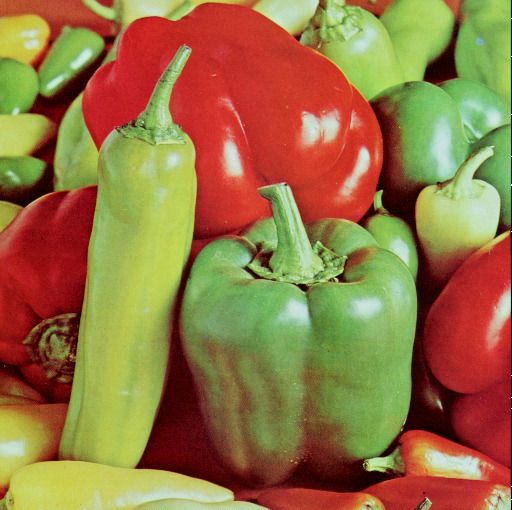
#> input picture assignment03/test.jpeg, 512 x 510 px
$ jupyter execute assignment_03_1.ipynb
#> lines starting #> are read from the running program, lines starting #| are printed output that depends on the picture
# Gradient of Image

## import library

[cell 1]
import numpy as np
import matplotlib.image as img
import matplotlib.pyplot as plt
from matplotlib import cm
import matplotlib.colors as colors

## load input image ('test.jpeg')

[cell 2]
I0 = img.imread('test.jpeg')
#> I0 is the input picture: shape (510, 512, 3); mean R, G, B 149.6, 115.9, 66.4

## check the size of the input image

[cell 3]
# ++++++++++++++++++++++++++++++++++++++++++++++++++
# complete the blanks
#

num_row     = I0.shape[0]
#> num_row = 510
num_column  = I0.shape[1]
#> num_column = 512
num_channel = I0.shape[2]
#> num_channel = 3
#
# ++++++++++++++++++++++++++++++++++++++++++++++++++

print('number of rows of I0 = ', num_row)
#| number of rows of I0 =  510
print('number of columns of I0 = ', num_column)
#| number of columns of I0 =  512
print('number of channels of I0 = ', num_channel)
#| number of channels of I0 =  3

## convert the color image into a grey image
- take the average of the input image with 3 channels with respect to the channels into an image with 1 channel

[cell 4]
def rgb_to_gray(img):
  grayImage = np.zeros([img.shape[0], img.shape[1]])

  Avg = img.mean(axis=-1,keepdims=1)
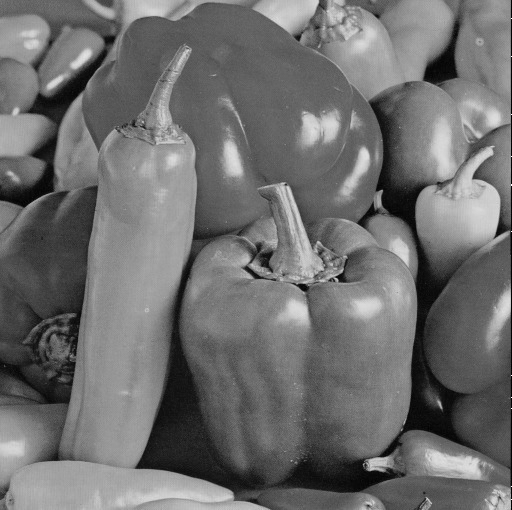
#> Avg: shape (510, 512, 1) float64; min 0, max 254.7, mean 110.6
  grayImage = Avg

  return grayImage

[cell 5]
# ++++++++++++++++++++++++++++++++++++++++++++++++++
# complete the blanks
#

I = rgb_to_gray(I0)


num_row     = I.shape[0]
num_column  = I.shape[1]
#
# ++++++++++++++++++++++++++++++++++++++++++++++++++

print('number of rows of I = ', num_row)
#| number of rows of I =  510
print('number of columns of I = ', num_column)
#| number of columns of I =  512

## normalize the converted image
- normalize the converted grey scale image so that its maximum value is 1 and its minimum value is 0

[cell 6]
def normalize(img):
  return (img - np.min(img)) / (np.max(img) - np.min(img))

[cell 7]
# ++++++++++++++++++++++++++++++++++++++++++++++++++
# complete the blanks
#

I = normalize(I)

#
# ++++++++++++++++++++++++++++++++++++++++++++++++++

print('maximum value of I = ', np.max(I))
#| maximum value of I =  1.0
print('minimum value of I = ', np.min(I))
#| minimum value of I =  0.0

## define a function to compute the derivative of input matrix in x(row)-direction

- forward difference : $ I[x+1, y] - I[x, y] $

[cell 8]
def compute_derivative_x_forward(I):

    D = np.zeros(I.shape)

    # ++++++++++++++++++++++++++++++++++++++++++++++++++
    # complete the blanks
    #

    D = np.roll(I, -1, axis=0)
    D[-1,:] = I[-1,:]
    D = D - I

    #
    # ++++++++++++++++++++++++++++++++++++++++++++++++++

    return D

- backward difference : $ I[x, y] - I[x-1, y] $

[cell 9]
def compute_derivative_x_backward(I):

    D = np.zeros(I.shape)

    # ++++++++++++++++++++++++++++++++++++++++++++++++++
    # complete the blanks
    #

    D = np.roll(I, 1, axis=0)
    D[0,:] = I[0,:]
    D = I - D


    #
    # ++++++++++++++++++++++++++++++++++++++++++++++++++

    return D

- central difference : $ \frac{1}{2} \left( I[x+1, y] - I[x-1, y] \right)$

[cell 10]
def compute_derivative_x_central(I):

    D = np.zeros(I.shape)

    # ++++++++++++++++++++++++++++++++++++++++++++++++++
    # complete the blanks
    #

    D = np.roll(I, 1, axis=0)
    D[0,:] = I[0,:]
    D = I - D

    P = np.roll(I, -1, axis=0)
    P[-1,:] = I[-1,:]
    P = P - I

    D = (D + P) / 2

    #
    # ++++++++++++++++++++++++++++++++++++++++++++++++++

    return D

## define a function to compute the derivative of input matrix in y(column)-direction

- forward difference : $ I[x, y+1] - I[x, y] $

[cell 11]
def compute_derivative_y_forward(I):

    D = np.zeros(I.shape)

    # ++++++++++++++++++++++++++++++++++++++++++++++++++
    # complete the blanks
    #

    D = np.roll(I, -1, axis=1)
    D[:, -1] = I[:, -1]
    D = D - I

    #
    # ++++++++++++++++++++++++++++++++++++++++++++++++++

    return D

- backward difference : $ I[x, y] - I[x, y-1] $

[cell 12]
def compute_derivative_y_backward(I):

    D = np.zeros(I.shape)

    # ++++++++++++++++++++++++++++++++++++++++++++++++++
    # complete the blanks
    #

    D = np.roll(I, 1, axis=1)
    D[:, 0] = I[:, 0]
    D = I - D

    #
    # ++++++++++++++++++++++++++++++++++++++++++++++++++

    return D

- central difference : $ \frac{1}{2} \left( I[x, y+1] - I[x, y-1] \right)$

[cell 13]
def compute_derivative_y_central(I):

    D = np.zeros(I.shape)

    # ++++++++++++++++++++++++++++++++++++++++++++++++++
    # complete the blanks
    #

    D = np.roll(I, 1, axis=1)
    D[:, 0] = I[:, 0]
    D = I - D

    P = np.roll(I, -1, axis=1)
    P[:, -1] = I[:, -1]
    P = P - I

    D = (D + P) / 2

    #
    # ++++++++++++++++++++++++++++++++++++++++++++++++++

    return D

## compute the norm of the gradient of the input image

- $L_2^2$-norm of the gradient $ \left( \frac{\partial I}{\partial x}, \frac{\partial I}{\partial y} \right) $ is defined by $ \left( \frac{\partial I}{\partial x} \right)^2 + \left( \frac{\partial I}{\partial y} \right)^2 $

[cell 14]
def compute_norm_gradient_central(I):

    norm_gradient = np.zeros(I.shape)

    # ++++++++++++++++++++++++++++++++++++++++++++++++++
    # complete the blanks
    #

    x_central = np.power(compute_derivative_x_central(I),2)
    y_central = np.power(compute_derivative_y_central(I),2)

    norm_gradient = x_central + y_central


    #
    # ++++++++++++++++++++++++++++++++++++++++++++++++++

    return norm_gradient

___

___

## functions for presenting the results

___

___

[cell 15]
def function_result_01():

    plt.figure(figsize=(8,6))
    plt.imshow(I0)
    plt.show()

[cell 16]
def function_result_02():

    plt.figure(figsize=(8,6))
    plt.imshow(I, cmap='gray', vmin=0, vmax=1, interpolation='none')
    plt.show()

[cell 17]
def function_result_03():

    D = compute_derivative_x_forward(I)

    plt.figure(figsize=(8,6))
    plt.imshow(D, cmap='gray')
    plt.show()

[cell 18]
def function_result_04():

    D = compute_derivative_x_backward(I)

    plt.figure(figsize=(8,6))
    plt.imshow(D, cmap='gray')
    plt.show()

[cell 19]
def function_result_05():

    D = compute_derivative_x_central(I)

    plt.figure(figsize=(8,6))
    plt.imshow(D, cmap='gray')
    plt.show()

[cell 20]
def function_result_06():

    D = compute_derivative_y_forward(I)

    plt.figure(figsize=(8,6))
    plt.imshow(D, cmap='gray')
    plt.show()

[cell 21]
def function_result_07():

    D = compute_derivative_y_backward(I)

    plt.figure(figsize=(8,6))
    plt.imshow(D, cmap='gray')
    plt.show()

[cell 22]
def function_result_08():

    D = compute_derivative_y_central(I)

    plt.figure(figsize=(8,6))
    plt.imshow(D, cmap='gray')
    plt.show()

[cell 23]
def function_result_09():

    D = compute_norm_gradient_central(I)

    plt.figure(figsize=(8,6))
    plt.imshow(D, cmap='gray')
    plt.show()

[cell 24]
def function_result_10():

    D = compute_norm_gradient_central(I)

    plt.figure(figsize=(8,6))
    im = plt.imshow(D, cmap=cm.jet, norm=colors.LogNorm())
    plt.colorbar(im)
    plt.show()

[cell 25]
def function_result_11():

    D = compute_derivative_x_forward(I)

    value1 = D[0, 0]
    value2 = D[-1, -1]
    value3 = D[100, 100]
    value4 = D[200, 200]

    print('value1 = ', value1)
    print('value2 = ', value2)
    print('value3 = ', value3)
    print('value4 = ', value4)

[cell 26]
def function_result_12():

    D = compute_derivative_x_backward(I)

    value1 = D[0, 0]
    value2 = D[-1, -1]
    value3 = D[100, 100]
    value4 = D[200, 200]

    print('value1 = ', value1)
    print('value2 = ', value2)
    print('value3 = ', value3)
    print('value4 = ', value4)

[cell 27]
def function_result_13():

    D = compute_derivative_x_central(I)

    value1 = D[0, 0]
    value2 = D[-1, -1]
    value3 = D[100, 100]
    value4 = D[200, 200]

    print('value1 = ', value1)
    print('value2 = ', value2)
    print('value3 = ', value3)
    print('value4 = ', value4)

[cell 28]
def function_result_14():

    D = compute_derivative_y_forward(I)

    value1 = D[0, 0]
    value2 = D[-1, -1]
    value3 = D[100, 100]
    value4 = D[200, 200]

    print('value1 = ', value1)
    print('value2 = ', value2)
    print('value3 = ', value3)
    print('value4 = ', value4)

[cell 29]
def function_result_15():

    D = compute_derivative_y_backward(I)

    value1 = D[0, 0]
    value2 = D[-1, -1]
    value3 = D[100, 100]
    value4 = D[200, 200]

    print('value1 = ', value1)
    print('value2 = ', value2)
    print('value3 = ', value3)
    print('value4 = ', value4)

[cell 30]
def function_result_16():

    D = compute_derivative_y_central(I)

    value1 = D[0, 0]
    value2 = D[-1, -1]
    value3 = D[100, 100]
    value4 = D[200, 200]

    print('value1 = ', value1)
    print('value2 = ', value2)
    print('value3 = ', value3)
    print('value4 = ', value4)

[cell 31]
def function_result_17():

    D = compute_norm_gradient_central(I)

    value1 = D[0, 0]
    value2 = D[-1, -1]
    value3 = D[100, 100]
    value4 = D[200, 200]

    print('value1 = ', value1)
    print('value2 = ', value2)
    print('value3 = ', value3)
    print('value4 = ', value4)

___

___

# results

___

___

[cell 32]
number_result = 17

for i in range(number_result):
    title = '## [RESULT {:02d}]'.format(i+1)
    name_function = 'function_result_{:02d}()'.format(i+1)

    print('**************************************************')
    print(title)
    print('**************************************************')
    eval(name_function)
#> this loop made 17 passes
#> (printed output is left out)
#> pass 3, in compute_derivative_x_forward, `D = D - I`:
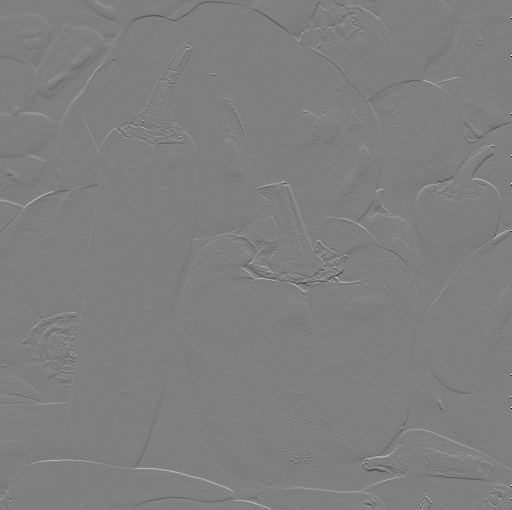
#> D: shape (510, 512, 1) float64; min -0.997, max 0.996, mean 4.1e-05; drawn with min black and max white
